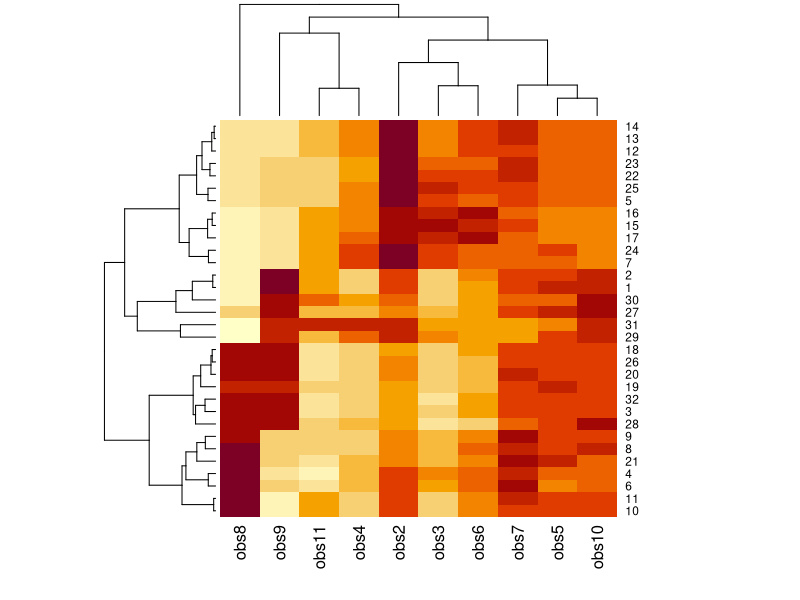
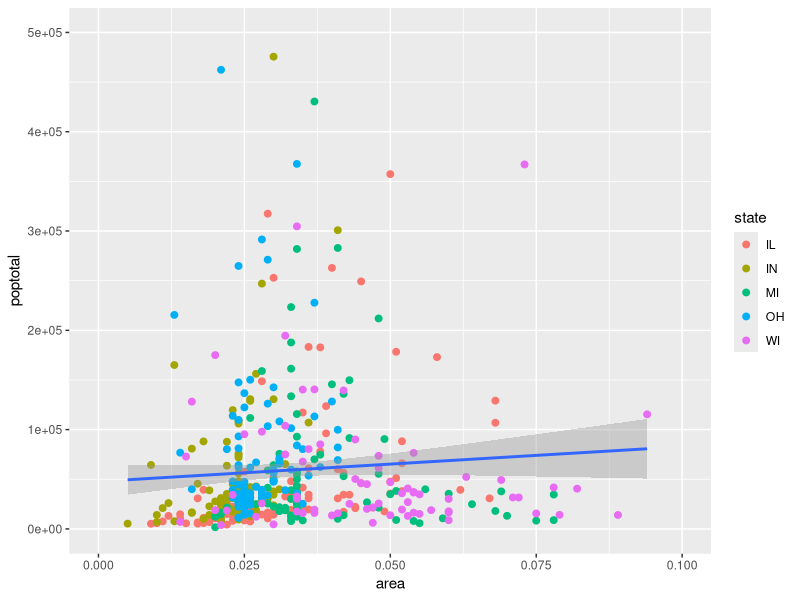
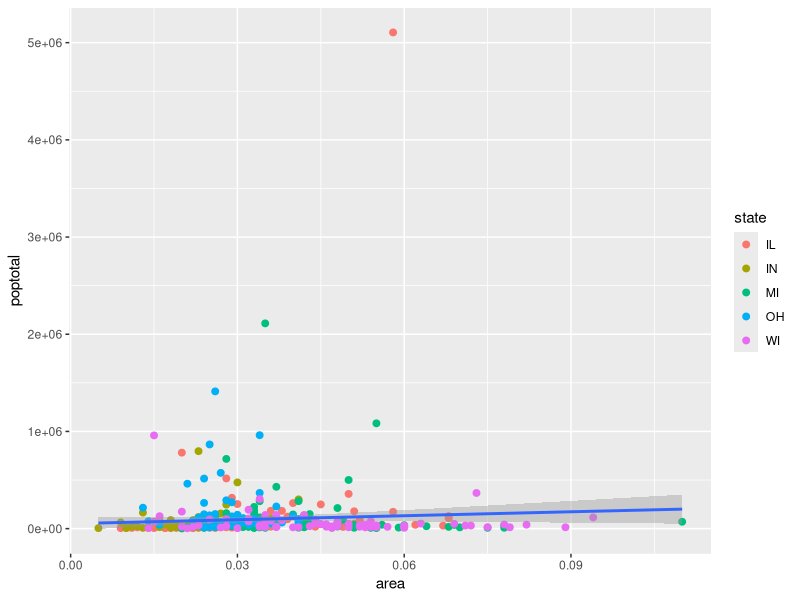

Here is the R script that generated these plots, in order:
#QUESTION 1
# A) Create a vector with value 5,10,15,20,25,30 and write code to print values greater than 20
v <- c(5,10,15,20,25,30)
vec_greater_than_20 <- c()
for(num in v) {
  if(num > 20) {
    vec_greater_than_20 <- c(vec_greater_than_20, num)
  }
}
vec_greater_than_20

# B) Create logical vector TRUE, FALSE, TRUE, FALSE, FALSE, TRUE and write code to print values of vector 
# provided in Q-1A by applying given logical vector.
logical_vector <- c(TRUE, FALSE, TRUE, FALSE, FALSE, TRUE)
vec_true <- v[logical_vector]
vec_true

# C) Create a list from vectors in Q-1 A & B, write a code to access 3rd value of 2nd member in the list.
list_of_vectors <- list(vec_greater_than_20, vec_true)
list_of_vectors
list_of_vectors[[2]][3]


#QUESTION 2
# A) Create user define a function which matrix as an input. Transpose input matrix, 
# multiply the matrix by 3 and output matrix
matrix_manipulation <- function(matrix) {
  new_matrix <- 3*t(matrix)
  return(new_matrix)
}
A = matrix(c(2,4,3,1,5,7), nrow=2, ncol=3, byrow=TRUE)
A
matrix_manipulation(A)

# B)  Create user define a function in R which takes a numeric vector as an input and print output as 
# sum, mean, median and standard deviation. Add a logical variable as “vector length”.
statistics <- function(num_vector) {
  sum <- sum(num_vector)
  mean <- mean(num_vector)
  median <- median(num_vector)
  stdev <- sd(num_vector)
  cat(sum, mean, median, stdev)
}
v = c(1,2,3,4,5,6,7,8)
statistics(v)


#QUESTION 3
# A) Read csv file Assignment4.csv and draw a heatmap. (Hint: reading file use row.names = 1 and 
# Converting data.frame to numeric matrix use function “as.matrix” or “data.matrix”)
setwd('/Users/sahitisomalraju/Downloads')
data <- read.csv('Assignment4.csv')
updated_data <- data[-1]
updated_data
data_frame <- data.frame(updated_data)
data_frame
heatmap(as.matrix(data_frame))

# B) By using ggplot and preloaded midwest data. By limit your axis xlim=c(0,0.1), ylim=c(0, 500000) 
# Plot area vs popadults and color points by states with size = 2.
library(ggplot2)
data('midwest', package='ggplot2')
g <- ggplot(midwest, aes(x=area, y=poptotal)) + geom_point(aes(col=state), size=2) + geom_smooth(method='lm')
g + xlim(c(0,0.1)) + ylim(c(0,500000))
plot(g)

